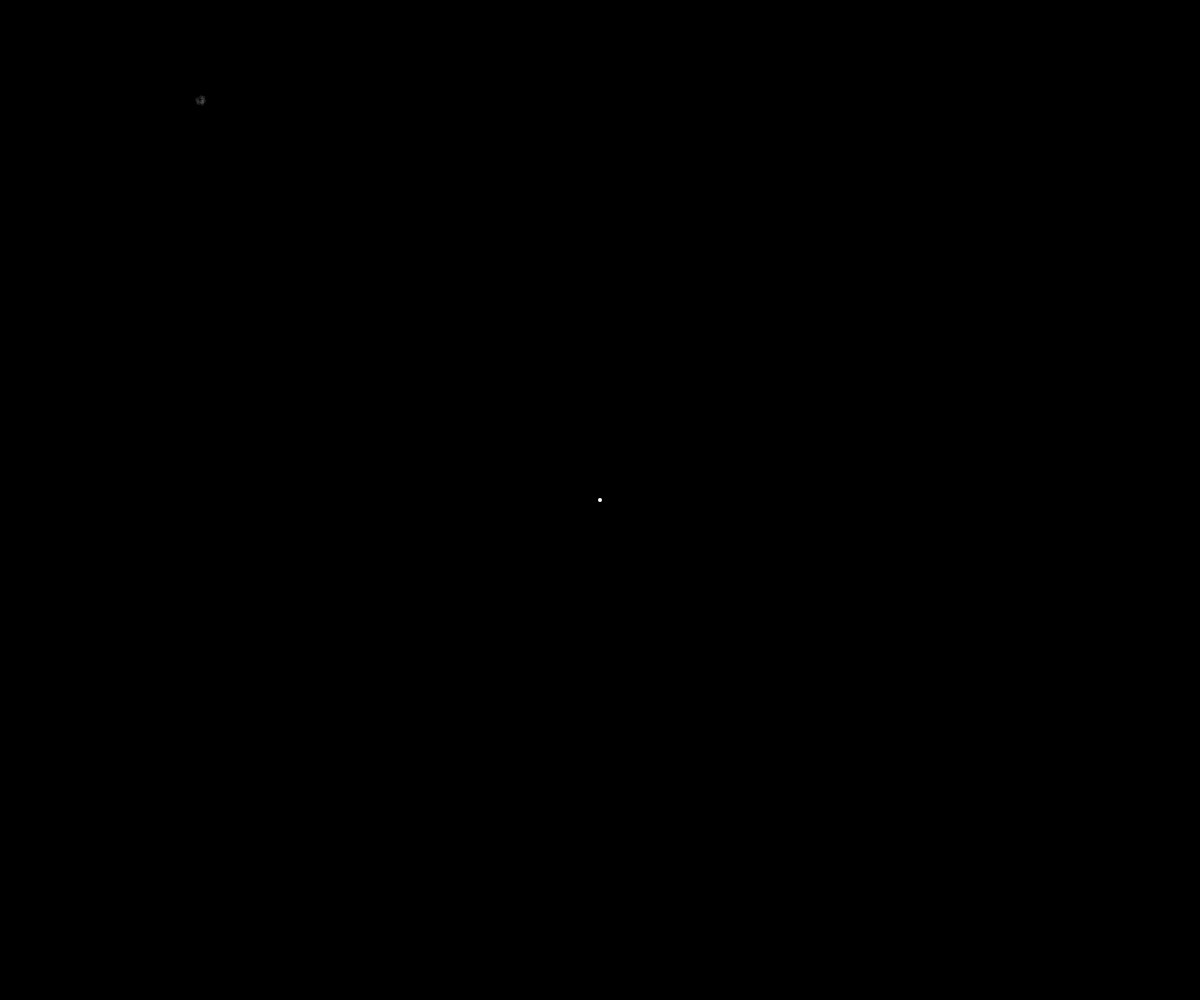
Frame 1 (no input)
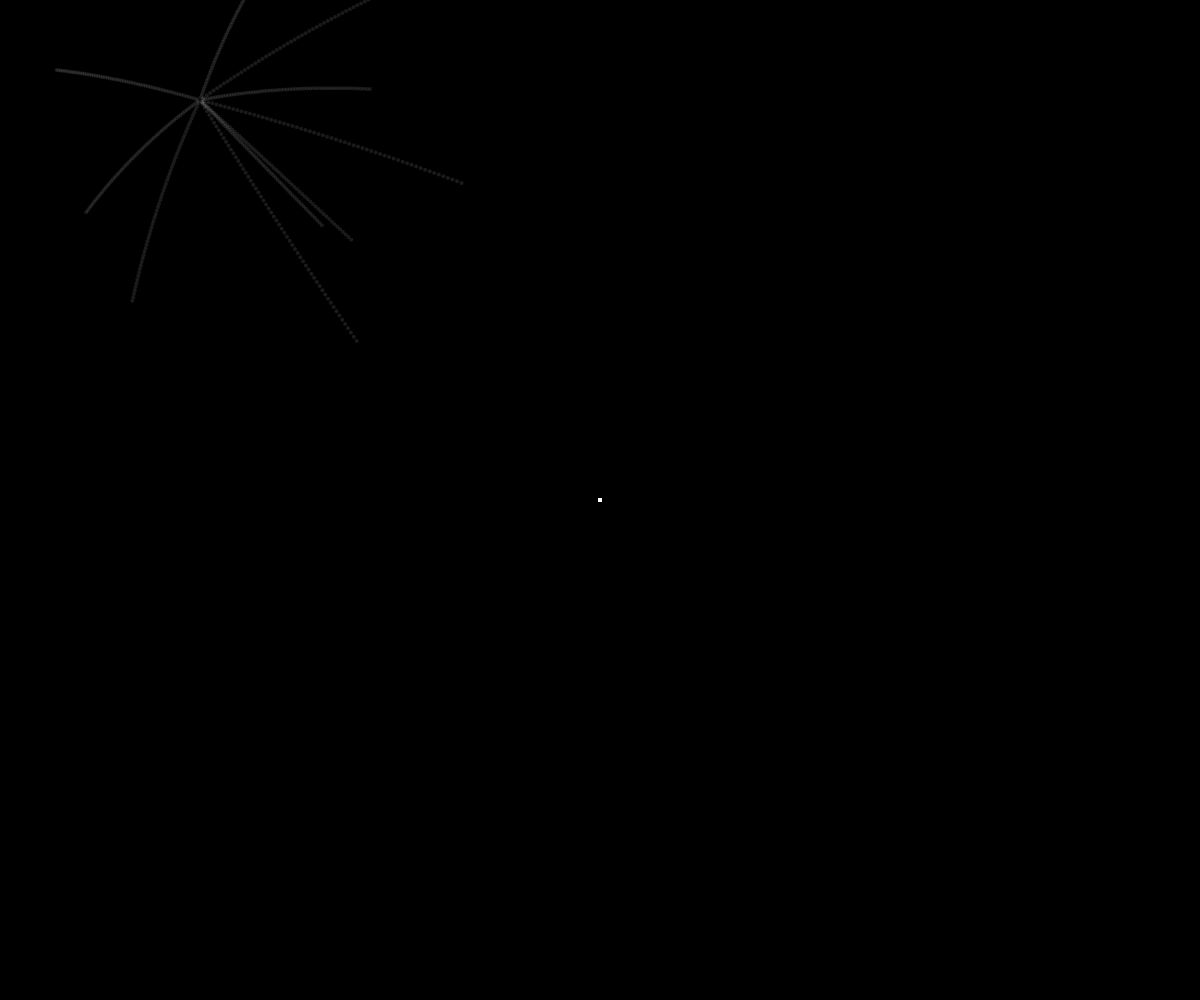
Frame 60 (no input)
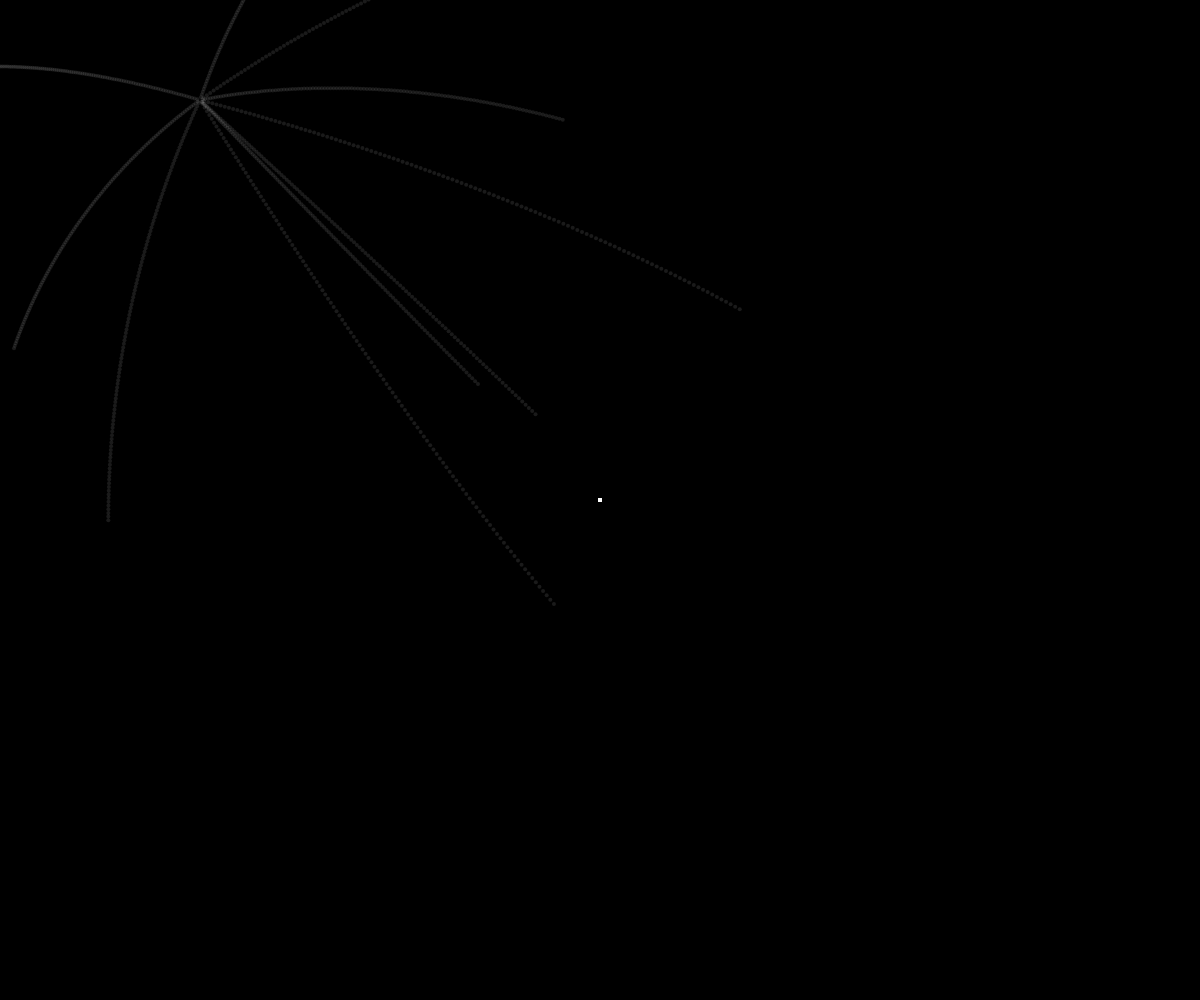
Frame 120 (the mouse pressed at the canvas centre since frame 60)

The p5.js sketch that drew these frames (run headless with seeded random() and noise() and a simulated clock; from frame 60 on, the mouse is pressed at the canvas centre):

// p5.js sketch
// ── sketch.js
let attractor
let particles = []


// #################################################################
// #################################################################
// #################################################################
function setup()
{
	createCanvas(window.innerWidth, window.innerHeight)
	colorMode(RGB, 1)
	background(0)


	for (let i=0; i < 10; i++)
	{
		particles.push(new Particle(200, 100))
	}



	attractor = createVector(width/2, height/2)


}


function draw()
{
	//background(0)
	stroke(1)
	strokeWeight(4)

	point(attractor.x, attractor.y)


	for (let i=0; i < particles.length; i++)
	{
		let particle = particles[i]

		particle.attracted(attractor)
		particle.update()
		particle.show()
	}












}


// ################################################################
// ################################################################
// ################################################################

// ── particle.js
class Particle
{
  constructor(x, y)
  {
    this.pos = createVector(x, y)
    this.vel = p5.Vector.random2D()
    this.vel.setMag(random(2,5))
    this.acc = createVector()
  }



  update()
  {
    this.pos.add(this.vel)
    this.vel.add(this.acc)
  }








  show()
  {
    stroke(1, 0.1)
    strokeWeight(4)
    point(this.pos.x, this.pos.y)

  }


  attracted(target)
  {
    let force = p5.Vector.sub(target, this.pos)
    let distanceSquared = force.magSq()

    distanceSquared = constrain(distanceSquared, 25, 500)



    let G = 6.67408
    let strength = G / distanceSquared
    force.setMag(strength)

    this.acc = force

  }
}
